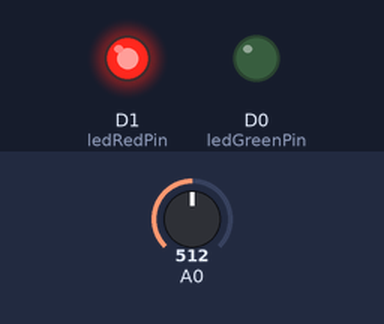
Simulated run of this sketch. Board: ESP8266 (NodeMCU). Parts: output pins drawn as LEDs (lit = HIGH). The inputs (shaded band) are chosen by the test bench; at power-on: A0 = 512. WiFi joins after 1.5 s; servers stay silent unless stated.

Above: at 0.1 s.
Timing chart, 0 to 1.6 s (numbered marks = the images above):
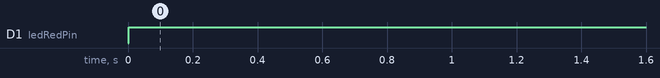

Measured:
- by itself, D1 (ledRedPin): LOW → HIGH at 0.00 s

The sketch:

Water_Sensor_ThingspeakPublic.ino
```cpp
#include "ThingSpeak.h"
#include <ESP8266WiFi.h>

//Define LED Pins
int ledGreenPin = D0;
int ledRedPin = D1;

//Define Water Threshold
int waterThreshold = 300;

//WiFi Setup
char ssid[] = "ssid";    // Replace ssid with your network name
char pass[] = "password";   // Replace password with your network password
int status = WL_IDLE_STATUS;
WiFiClient  client;

//Thingspeak Setup
unsigned long myChannelNumber = 12345; // Replace with your channel number
const char * myWriteAPIKey = "apikey"; // Replace with your API key

//Startup Code
void setup() {
  WiFi.begin(ssid, pass);
  ThingSpeak.begin(client);
  pinMode(ledGreenPin, OUTPUT);
  pinMode(ledRedPin, OUTPUT);
}

void loop() {

  if (analogRead(A0)> waterThreshold)
   {
    digitalWrite(ledGreenPin, LOW);
    digitalWrite(ledRedPin, HIGH);
   }
  else
   {
    digitalWrite(ledRedPin, LOW);
    digitalWrite(ledGreenPin, HIGH);
   }

  float w = analogRead(A0);

  ThingSpeak.setField(1,w);
  ThingSpeak.writeFields(myChannelNumber, myWriteAPIKey);

  delay(20000);
}
```
